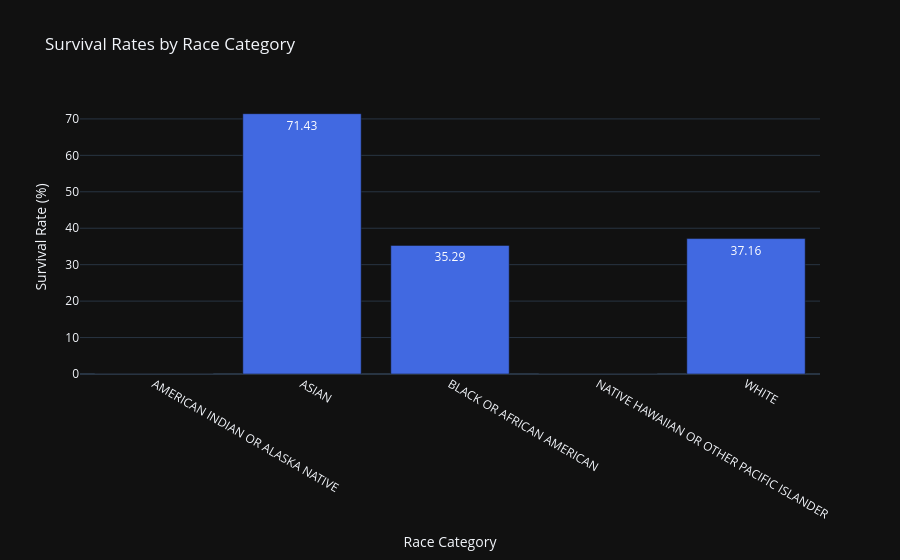

Notebook cell for this chart:
### Code cell
import plotly.graph_objects as go

# Data for the race categories and survival rates
race_categories = ['AMERICAN INDIAN OR ALASKA NATIVE', 'ASIAN', 'BLACK OR AFRICAN AMERICAN', 'NATIVE HAWAIIAN OR OTHER PACIFIC ISLANDER', 'WHITE']
survival_rates = [0.00, 71.43, 35.29, 0.00, 37.16]

# Create the bar chart using Plotly
fig = go.Figure(data=[go.Bar(
    x=race_categories,
    y=survival_rates,
    text=survival_rates,
    textposition='auto',  # Display the values on top of the bars
    marker=dict(color='royalblue'),
)])

# Add title and labels
fig.update_layout(
    title="Survival Rates by Race Category",
    xaxis_title="Race Category",
    yaxis_title="Survival Rate (%)",
    template="plotly_dark"  # Optional: you can choose other templates as well
)

# Show the plot
fig.show()

### Figure 1 — Plotly figure (JSON) as saved in the notebook; plotly's stock layout.template omitted (floating-point values rounded to 4 significant figures)
{"data": [{"marker": {"color": "royalblue"}, "text": ["0.0", "71.43", "35.29", "0.0", "37.16"], "textposition": "auto", "type": "bar", "x": ["AMERICAN INDIAN OR ALASKA NATIVE", "ASIAN", "BLACK OR AFRICAN AMERICAN", "NATIVE HAWAIIAN OR OTHER PACIFIC ISLANDER", "WHITE"], "y": [0.0, 71.43, 35.29, 0.0, 37.16]}], "layout": {"title": {"text": "Survival Rates by Race Category"}, "xaxis": {"title": {"text": "Race Category"}}, "yaxis": {"title": {"text": "Survival Rate (%)"}}}}
